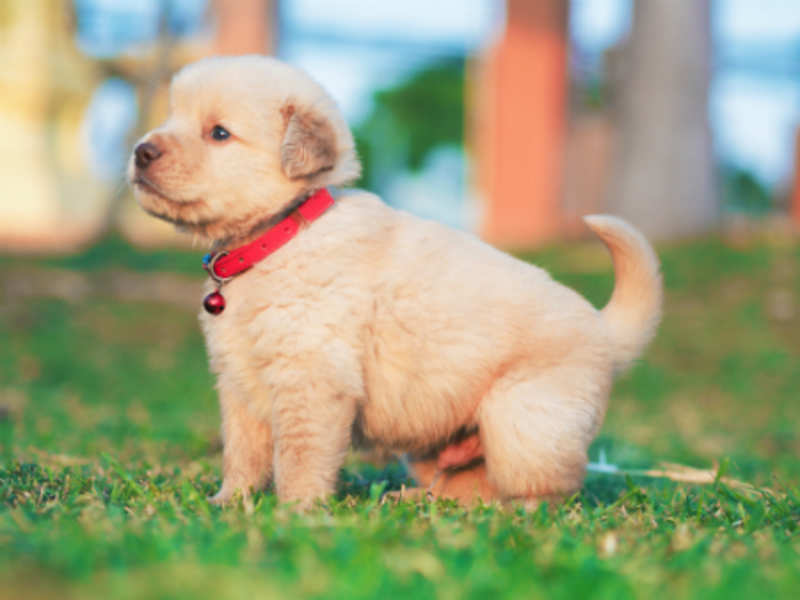
#> input picture comvision/dog.jpg, 800 x 600 px
$ python img3.py
#> lines starting #> are read from the running program, lines starting #| are printed output that depends on the picture
#!usr/bin/python

import cv2
import numpy as np
#checking version
print(cv2.__version__)


#image reading

# 1 means image in same color channel --grb or RGB
# 0 MEANS no color channel -- black white -- gray image
# -1 maintain image transparency
img = cv2.imread('dog.jpg')
#> img is the input picture: shape (600, 800, 3); mean B, G, R 125.9, 161.8, 160.5

myimg = np.zeros((512,512))

cv2.line(img,(0,0),(200,300),(0,0,255))
cv2.rectangle(img,(50,50),(200,500),(0,0,255),2)
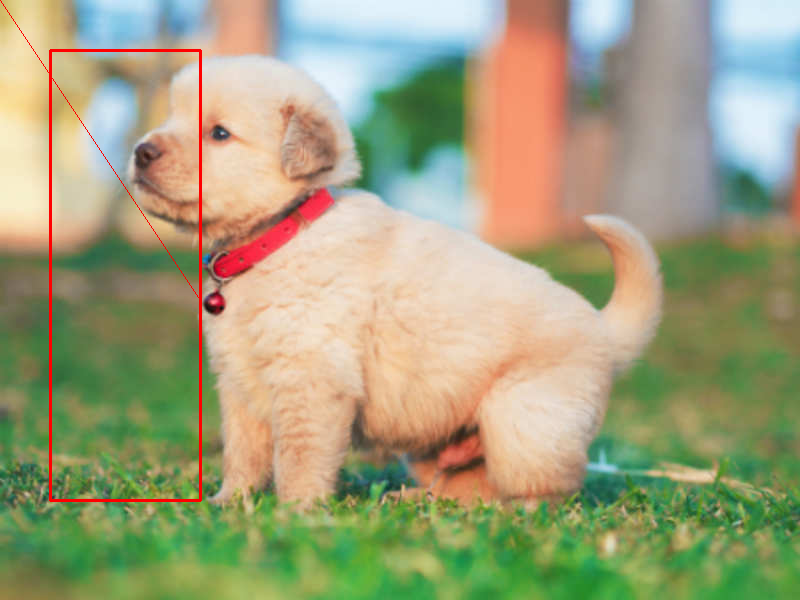
#> img: shape (600, 800, 3); mean B, G, R 124.9, 160.5, 161.3


cv2.imshow('my',img)
#wait for window to close
cv2.waitKey(0)   #milli/micro seconds
